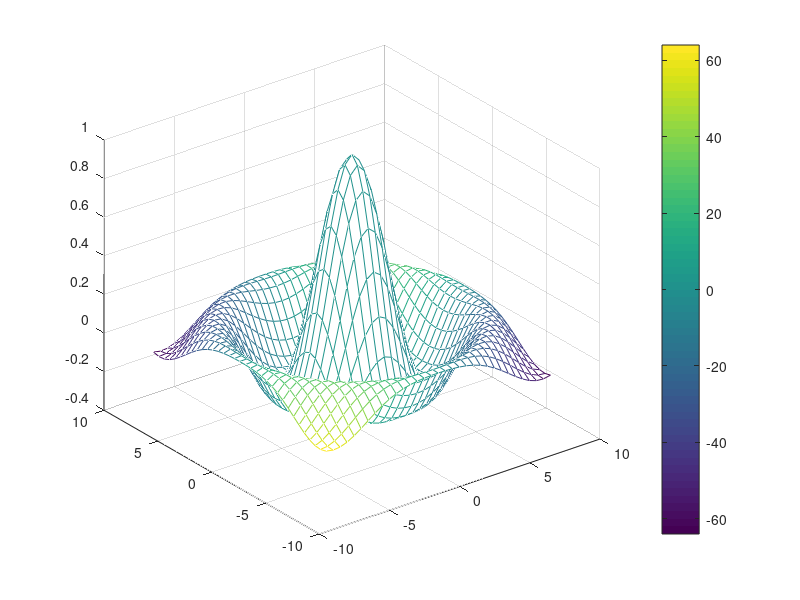

Reproduce this figure in MATLAB.
%from MATLAB doc mesh example

[X,Y] = meshgrid(-8:.5:8);
R = sqrt(X.^2 + Y.^2) + eps;
Z = sin(R)./R;
C = X.*Y;
mesh(X,Y,Z,C)
colorbar